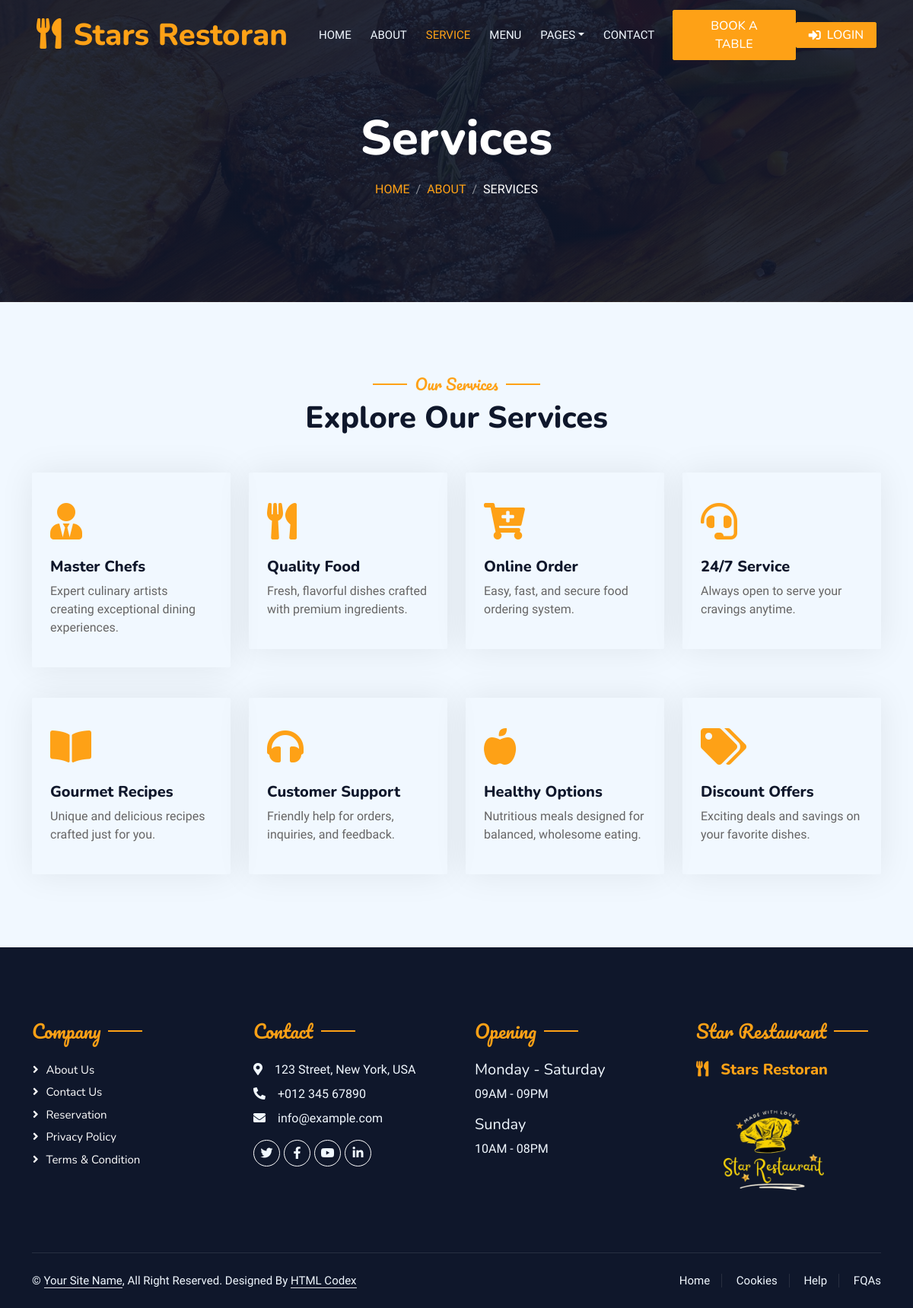
Page /stars/restaurant/services/ on the committed database.
### restaurant_app/models.py (models this page shows, shortened)
class Services(models.Model):
    name = models.CharField(max_length=50, blank=False, default='Service')
    description = models.CharField(max_length=2500,blank=False,default='description of services')
    icon = models.ImageField(upload_to='icons/',default='defa/client.png')
    text_icon = models.CharField(max_length=2500,default='fa fa-3x fa-cart-plus text-primary mb-4')

class Rest_detail(models.Model):
    name = models.CharField(max_length=255,blank=False,default='restaurant')
    address = models.CharField(max_length=255,blank=False,default='address')
    phone_number = models.CharField(max_length=20,blank=False,default='phone_number')
    email = models.EmailField(max_length=255,blank=False,default='email')
    image = models.ImageField(upload_to='restaurant/',default='defa/defa.png')
    description1 = models.CharField(max_length=255,default='Enjoy OurDelicious Meal')
    description2 = models.CharField(max_length=1500,default='Tempor erat elitr rebum at clita. Diam dolor diam ipsum sit. Aliqu diam amet diam et eos. Clita erat ipsum et lorem et sit, sed stet lorem sit clita duo justo magna dolore erat amet')

### restaurant_app/views.py (the view)
# urls.py: path('services/',views.service,name='services'),
def service(request):
    services = Services.objects.all()
    rest_detail = get_object_or_404(Rest_detail,pk =1)
    breadcrumb_section_url = reverse('restaurant_app:about')
    context = {
        'services': services,
        'service':'active',
        'page_title': 'Services',
        'breadcrumb_section': 'About',
        'breadcrumb_active': 'Services',
        'rest_detail': rest_detail,
        'breadcrumb_section_url': breadcrumb_section_url,
        }
    return render(request,'restaurant/services.html',context)

### restaurant_app/templates/restaurant/services.html
{% extends 'restaurant/base_other.html' %}
{% load static %}
{% block content %}
        <div class="container-xxl py-5">
            <div class="container">
                <div class="text-center wow fadeInUp" data-wow-delay="0.1s">
                    <h5 class="section-title ff-secondary text-center text-primary fw-normal">Our Services</h5>
                    <h1 class="mb-5">Explore Our Services</h1>
                </div>
                <div class="row g-4">
                    {% for service in services %}
                    <div class="col-lg-3 col-sm-6 wow fadeInUp" data-wow-delay="0.1s">
                        <div class="service-item rounded pt-3">
                            <div class="p-4">
                                <i class="{{ service.text_icon }}"></i>
                                <h5>{{ service.name }}</h5>
                                <p>{{ service.description }}</p>
                            </div>
                        </div>
                    </div>
                    {% if forloop.counter|divisibleby:4 and not forloop.last %}<p></p>
                    </div><div class="row g-4">
                    {% endif %}
                    {% endfor %}
                </div>
            </div>
        </div>
{% endblock content %}

### restaurant_app/templates/restaurant/footer.html (shortened to what this page needs)
<div class="container-fluid bg-dark text-light footer pt-5 mt-5 wow fadeIn" data-wow-delay="0.1s">
    <div class="container py-5">
        <div class="row g-5">
            <div class="col-lg-3 col-md-6">
                <h4 class="section-title ff-secondary text-start text-primary fw-normal mb-4">Company</h4>
                <a class="btn btn-link" href="{% url 'restaurant_app:about'%}">About Us</a>
                <a class="btn btn-link" href="{% url 'restaurant_app:contact'%}">Contact Us</a>
                <a class="btn btn-link" href="">Reservation</a>
                <a class="btn btn-link" href="">Privacy Policy</a>
                <a class="btn btn-link" href="">Terms & Condition</a>
            </div>
            <div class="col-lg-3 col-md-6">
                <h4 class="section-title ff-secondary text-start text-primary fw-normal mb-4">Contact</h4>
                <p class="mb-2"><i class="fa fa-map-marker-alt me-3"></i>123 Street, New York, USA</p>
                <p class="mb-2"><i class="fa fa-phone-alt me-3"></i>+012 345 67890</p>
                <p class="mb-2"><i class="fa fa-envelope me-3"></i>info@example.com</p>
                <div class="d-flex pt-2">
                    <a class="btn btn-outline-light btn-social" href=""><i class="fab fa-twitter"></i></a>
                    <a class="btn btn-outline-light btn-social" href=""><i class="fab fa-facebook-f"></i></a>
                    <a class="btn btn-outline-light btn-social" href=""><i class="fab fa-youtube"></i></a>
                    <a class="btn btn-outline-light btn-social" href=""><i class="fab fa-linkedin-in"></i></a>
                </div>
            </div>
            <div class="col-lg-3 col-md-6">
                <h4 class="section-title ff-secondary text-start text-primary fw-normal mb-4">Opening</h4>
                <h5 class="text-light fw-normal">Monday - Saturday</h5>
                <p>09AM - 09PM</p>
                <h5 class="text-light fw-normal">Sunday</h5>
                <p>10AM - 08PM</p>
            </div>
            <div class="col-lg-3 col-md-6">
                <h4 class="section-title ff-secondary text-start text-primary fw-normal mb-4">Star Restaurant</h4>
                <h5 class="text-primary m-0"><i class="fa fa-utensils me-3"></i>Stars Restoran</h5>
                <img src="{{ rest_detail.image.url }}" alt="Logo" style="width: 200px; height: 180px; object-fit: cover; margin-right: 10px;">
            </div>
        </div>
    </div>
    <div class="container">
        <div class="copyright">
            <div class="row">
                <div class="col-md-6 text-center text-md-start mb-3 mb-md-0">
                    &copy; <a class="border-bottom" href="#">Your Site Name</a>, All Right Reserved.
                    Designed By <a class="border-bottom" href="https://htmlcodex.com">HTML Codex</a>
                </div>
                <div class="col-md-6 text-center text-md-end">
                    <div class="footer-menu">
                        <a href="{% url 'restaurant_app:home'%}">Home</a>
                        <a href="">Cookies</a>
                        <a href="">Help</a>
                        <a href="">FQAs</a>
                    </div>
                </div>
            </div>
        </div>
    </div>
</div>

### restaurant_app/static/css/style.css (style rules this page uses)
.ff-secondary { font-family: 'Pacifico', cursive; }
.btn { font-family: 'Nunito', sans-serif; font-weight: 500; text-transform: uppercase; transition: .5s; }
.section-title { position: relative; display: inline-block; }
.section-title::before { position: absolute; content: ""; width: 45px; height: 2px; top: 50%; left: -55px; margin-top: -1px; background: var(--primary); }
.section-title::after { position: absolute; content: ""; width: 45px; height: 2px; top: 50%; right: -55px; margin-top: -1px; background: var(--primary); }
.section-title.text-start::before, .section-title.text-end::after { display: none; }
.service-item { box-shadow: 0 0 45px rgba(0, 0, 0, .08); transition: .5s; }
.service-item * { transition: .5s; }
.footer .btn.btn-social { margin-right: 5px; width: 35px; height: 35px; display: flex; align-items: center; justify-content: center; color: var(--light); border: 1px solid #FFFFFF; border-radius: 35px; transition: .3s; }
.footer .btn.btn-link { display: block; margin-bottom: 5px; padding: 0; text-align: left; color: #FFFFFF; font-size: 15px; font-weight: normal; text-transform: capitalize; transition: .3s; }
.footer .btn.btn-link::before { position: relative; content: "\f105"; font-family: "Font Awesome 5 Free"; font-weight: 900; margin-right: 10px; }
.footer .copyright { padding: 25px 0; font-size: 15px; border-top: 1px solid rgba(256, 256, 256, .1); }
.footer .copyright a { color: var(--light); }
.footer .footer-menu a { margin-right: 15px; padding-right: 15px; border-right: 1px solid rgba(255, 255, 255, .1); }
.footer .footer-menu a:last-child { margin-right: 0; padding-right: 0; border-right: none; }

### rows in the picture
Services: name "Master Chefs", description "Expert culinary artists creating exceptional dining experiences."
Services: name "Quality Food", description "Fresh, flavorful dishes crafted with premium ingredients."
Services: name "Online Order", description "Easy, fast, and secure food ordering system."
Services: name "24/7 Service", description "Always open to serve your cravings anytime."
Services: name "Gourmet Recipes", description "Unique and delicious recipes crafted just for you."
Services: name "Customer Support", description "Friendly help for orders, inquiries, and feedback."
Services: name "Healthy Options", description "Nutritious meals designed for balanced, wholesome eating."
Services: name "Discount Offers", description "Exciting deals and savings on your favorite dishes."
Rest_detail: image (picture)

### other values in the picture
{{ page_title }} "Services"
{{ breadcrumb_section }} "ABOUT"
{{ breadcrumb_active }} "SERVICES"
